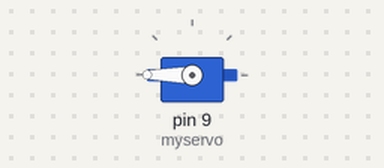
A sketch run on a simulated Arduino Uno, built with avr-gcc and run on an emulated ATmega328P. On the bench: servo.

Above: at 0.05 s.
Timing chart, 0 to 4.6 s (numbered marks = the images above):
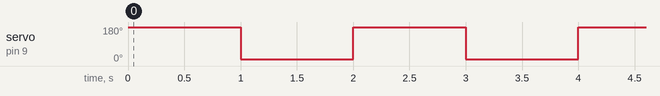

The sketch:

Micro_servo.ino
```cpp
#include <Servo.h>

Servo myservo;  // Create servo object
int pos = 10;   // Starting position

void setup() {
  myservo.attach(9);  // Attach to pin 9
  myservo.write(pos); // Center initially
}

void loop() {
  // Move to the 90-degree position
  myservo.write(180);
  delay(1000);       // Wait for 1 second

  // Move back to the starting position
  myservo.write(10);
  delay(1000);       // Wait for 1 second
}
```

Measured:
- by itself, servo on pin 9 (myservo): alternates 180° for 1.0 s and 10° for 1.0 s
